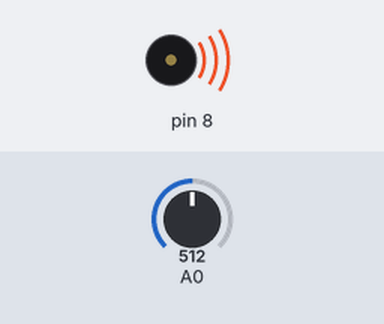
A sketch run on a simulated Arduino Uno, built with avr-gcc and run on an emulated ATmega328P. Parts: buzzer (waves = sounding). The test bench sets the inputs (shaded band); at power-on: A0 = 512. What the sketch prints to the serial monitor is not drawn.

Above: at 0.1 s.
Timing chart, 0 to 1.6 s (numbered marks = the images above):
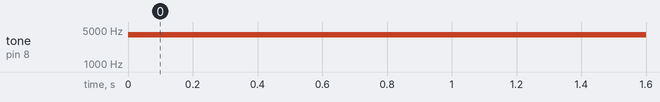

Measured:
- by itself, tone on pin 8: silent → 4000 Hz at 0.00 s

The sketch:

_2016_09_03-2.ino
```cpp
int note[]={
262,294,330,394};
void setup() {
  // put your setup code here, to run once:
Serial.begin(9600);
}

void loop() {
  // put your main code here, to run repeatedly:
int sounder=analogRead(A0);
Serial.println(sounder);
if(sounder > 480 && sounder < 520){
  tone(8,4000);
}
else if(sounder > 390 && sounder < 430){
  tone(8,note[2]);
}
}
```
